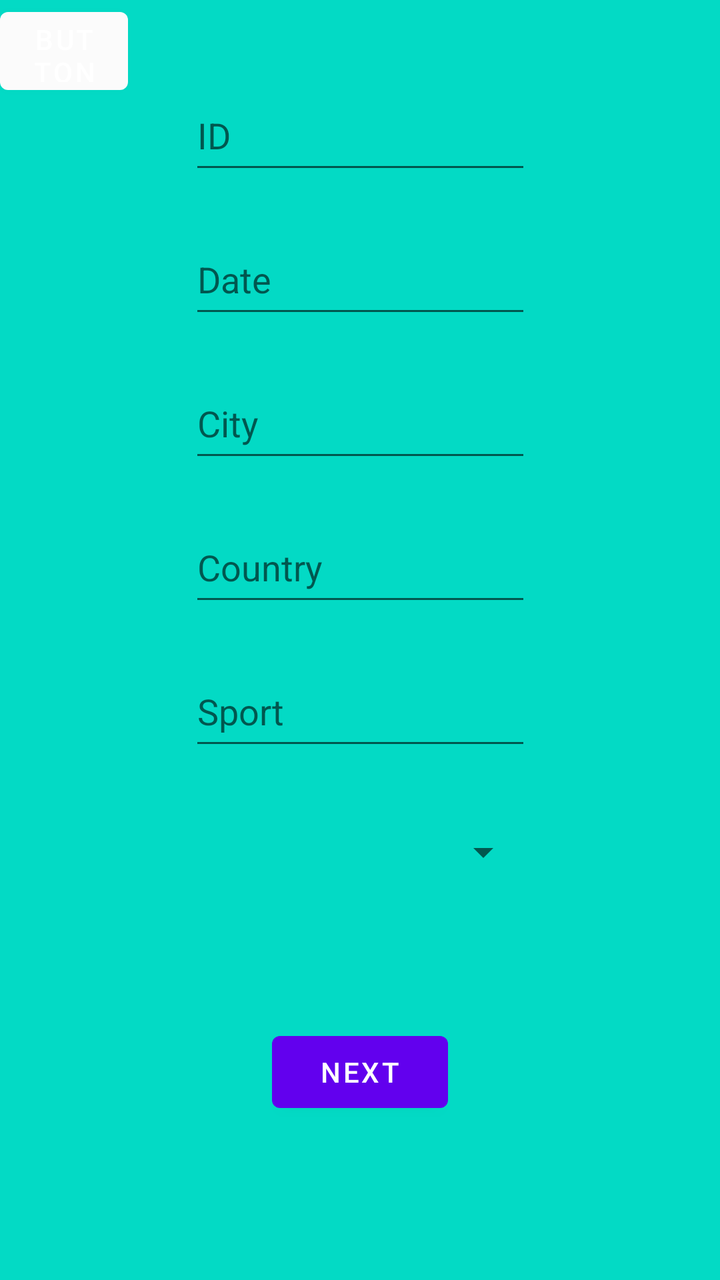
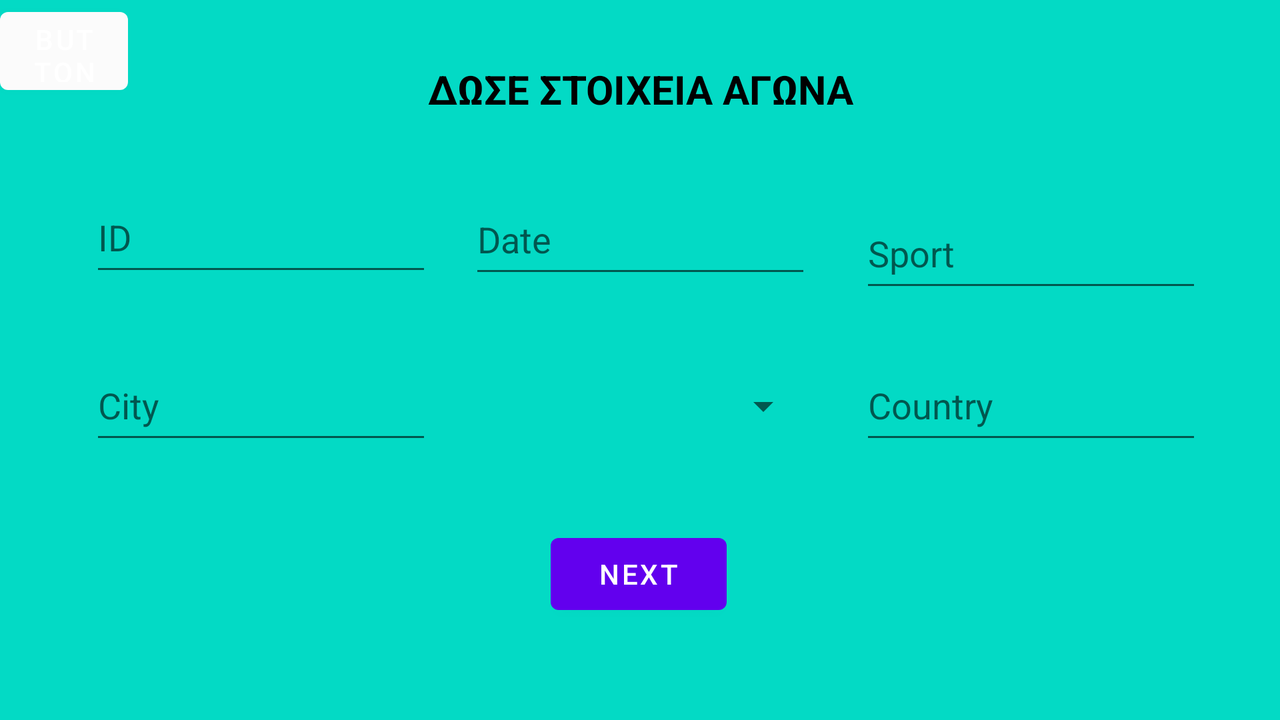

An Android layout and its configuration variant, each rendered on a device that would load it. The default file and the variant file are quoted in full after the pictures.
<!-- AndroidManifest.xml: application theme Theme.Ergasia -->
<!-- res/layout/fragment_insert_game.xml -->
<?xml version="1.0" encoding="utf-8"?>
<FrameLayout xmlns:android="http://schemas.android.com/apk/res/android"
    xmlns:app="http://schemas.android.com/apk/res-auto"
    xmlns:tools="http://schemas.android.com/tools"
    android:layout_width="match_parent"
    android:layout_height="match_parent"
    tools:context=".InsertGameFragment">

    <androidx.constraintlayout.widget.ConstraintLayout
        android:layout_width="match_parent"
        android:layout_height="match_parent"
        android:background="@color/teal_200">



        <EditText
            android:id="@+id/editTextTextPersonName3"
            android:layout_width="171dp"
            android:layout_height="52dp"
            android:layout_marginStart="160dp"
            android:layout_marginLeft="160dp"
            android:layout_marginTop="112dp"
            android:layout_marginEnd="160dp"
            android:layout_marginRight="160dp"
            android:ems="10"
            android:hint="Date"
            android:inputType="textPersonName"
            app:layout_constraintEnd_toEndOf="parent"
            app:layout_constraintStart_toStartOf="parent"
            app:layout_constraintTop_toTopOf="parent" />

        <EditText
            android:id="@+id/editTextTextPersonName4"
            android:layout_width="171dp"
            android:layout_height="52dp"
            android:layout_marginStart="160dp"
            android:layout_marginLeft="160dp"
            android:layout_marginTop="20dp"
            android:layout_marginEnd="160dp"
            android:layout_marginRight="160dp"
            android:ems="10"
            android:inputType="textPersonName"
            android:hint="City"
            app:layout_constraintEnd_toEndOf="parent"
            app:layout_constraintStart_toStartOf="parent"
            app:layout_constraintTop_toBottomOf="@+id/editTextTextPersonName3" />

        <EditText
            android:id="@+id/editTextTextPersonName5"
            android:layout_width="171dp"
            android:layout_height="52dp"
            android:layout_marginStart="160dp"
            android:layout_marginLeft="160dp"
            android:layout_marginTop="20dp"
            android:layout_marginEnd="160dp"
            android:layout_marginRight="160dp"
            android:ems="10"
            android:inputType="textPersonName"
            android:hint="Country"
            app:layout_constraintEnd_toEndOf="parent"
            app:layout_constraintStart_toStartOf="parent"
            app:layout_constraintTop_toBottomOf="@+id/editTextTextPersonName4" />

        <EditText
            android:id="@+id/editTextTextPersonName6"
            android:layout_width="171dp"
            android:layout_height="52dp"
            android:layout_marginStart="160dp"
            android:layout_marginLeft="160dp"
            android:layout_marginTop="20dp"
            android:layout_marginEnd="160dp"
            android:layout_marginRight="160dp"
            android:ems="10"
            android:inputType="textPersonName"
            android:hint="Sport"
            app:layout_constraintEnd_toEndOf="parent"
            app:layout_constraintStart_toStartOf="parent"
            app:layout_constraintTop_toBottomOf="@+id/editTextTextPersonName5" />

        <Spinner
            android:id="@+id/spinner"
            android:layout_width="171dp"
            android:layout_height="52dp"
            android:layout_marginStart="160dp"
            android:layout_marginLeft="160dp"
            android:layout_marginTop="20dp"
            android:layout_marginEnd="160dp"
            android:layout_marginRight="160dp"
            app:layout_constraintEnd_toEndOf="parent"
            app:layout_constraintStart_toStartOf="parent"
            app:layout_constraintTop_toBottomOf="@+id/editTextTextPersonName6" />

        <Button
            android:id="@+id/buttonNext"
            android:layout_width="wrap_content"
            android:layout_height="wrap_content"
            android:layout_marginStart="160dp"
            android:layout_marginLeft="160dp"
            android:layout_marginTop="60dp"
            android:layout_marginEnd="160dp"
            android:layout_marginRight="160dp"
            android:text="NEXT"
            app:layout_constraintEnd_toEndOf="parent"
            app:layout_constraintStart_toStartOf="parent"
            app:layout_constraintTop_toBottomOf="@+id/spinner" />

        <EditText
            android:id="@+id/editTextTextPersonName7"
            android:layout_width="171dp"
            android:layout_height="52dp"
            android:layout_marginStart="160dp"
            android:layout_marginLeft="160dp"
            android:layout_marginTop="40dp"
            android:layout_marginEnd="160dp"
            android:layout_marginRight="160dp"
            android:layout_marginBottom="20dp"
            android:ems="10"
            android:hint="ID"
            android:inputType="textPersonName"
            app:layout_constraintBottom_toTopOf="@+id/editTextTextPersonName3"
            app:layout_constraintEnd_toEndOf="parent"
            app:layout_constraintStart_toStartOf="parent"
            app:layout_constraintTop_toTopOf="parent" />
        <Button
            android:id="@+id/backInsGame"
            android:layout_width="64dp"
            android:layout_height="51dp"
            android:text="Button"
            app:backgroundTint="#FBFBFB"
            app:icon="@drawable/ic_baseline_arrow_back_24"
            app:iconTint="#090404"
            app:layout_constraintStart_toStartOf="parent"
            app:layout_constraintTop_toTopOf="parent" />

    </androidx.constraintlayout.widget.ConstraintLayout>
</FrameLayout>
<!-- resources referenced by this layout -->
<resources>
  <color name="teal_200">#FF03DAC5</color>
  <style name="Theme.Ergasia" parent="Theme.MaterialComponents.DayNight.DarkActionBar">
          
          <item name="colorPrimary">@color/purple_500</item>
          <item name="colorPrimaryVariant">@color/purple_700</item>
          <item name="colorOnPrimary">@color/white</item>
          
          <item name="colorSecondary">@color/teal_200</item>
          <item name="colorSecondaryVariant">@color/teal_700</item>
          <item name="colorOnSecondary">@color/black</item>
          
          <item name="android:statusBarColor" tools:targetApi="l">?attr/colorPrimaryVariant</item>
          
      </style>
  <color name="purple_500">#FF6200EE</color>
  <color name="purple_700">#FF3700B3</color>
  <color name="white">#FFFFFFFF</color>
  <color name="teal_700">#FF018786</color>
  <color name="black">#FF000000</color>
</resources>
<!-- res/layout-land/fragment_insert_game.xml (the repository's variant of the layout above) -->
<!-- drawn on the phone turned sideways -->
<?xml version="1.0" encoding="utf-8"?>
<FrameLayout xmlns:android="http://schemas.android.com/apk/res/android"
    xmlns:app="http://schemas.android.com/apk/res-auto"
    xmlns:tools="http://schemas.android.com/tools"
    android:layout_width="match_parent"
    android:layout_height="match_parent"
    tools:context=".InsertGameFragment">

    <androidx.constraintlayout.widget.ConstraintLayout
        android:layout_width="match_parent"
        android:layout_height="match_parent"
        android:background="@color/teal_200">


        <TextView
            android:id="@+id/textView3"
            android:layout_width="match_parent"
            android:layout_height="wrap_content"
            android:layout_marginStart="8dp"
            android:layout_marginTop="20dp"
            android:layout_marginEnd="8dp"
            android:layout_marginBottom="60dp"
            android:text="ΔΩΣΕ ΣΤΟΙΧΕΙΑ ΑΓΩΝΑ"
            android:textAlignment="center"
            android:textColor="@color/black"
            android:textSize="20sp"
            android:textStyle="bold"
            app:layout_constraintBottom_toBottomOf="parent"
            app:layout_constraintEnd_toEndOf="parent"
            app:layout_constraintHorizontal_bias="0.0"
            app:layout_constraintStart_toStartOf="parent"
            app:layout_constraintTop_toTopOf="parent"
            app:layout_constraintVertical_bias="0.043" />

        <EditText
            android:id="@+id/editTextTextPersonName3"
            android:layout_width="171dp"
            android:layout_height="52dp"
            android:layout_marginTop="61dp"
            android:ems="10"
            android:hint="Date"
            android:inputType="textPersonName"
            app:layout_constraintEnd_toEndOf="parent"
            app:layout_constraintStart_toStartOf="parent"
            app:layout_constraintTop_toTopOf="@+id/textView3" />

        <EditText
            android:id="@+id/editTextTextPersonName4"
            android:layout_width="171dp"
            android:layout_height="52dp"
            android:layout_marginTop="144dp"
            android:ems="10"
            android:hint="City"
            android:inputType="textPersonName"
            app:layout_constraintEnd_toEndOf="parent"
            app:layout_constraintHorizontal_bias="0.096"
            app:layout_constraintStart_toStartOf="parent"
            app:layout_constraintTop_toTopOf="@+id/textView3" />

        <EditText
            android:id="@+id/editTextTextPersonName5"
            android:layout_width="171dp"
            android:layout_height="52dp"
            android:layout_marginTop="144dp"
            android:ems="10"
            android:hint="Country"
            android:inputType="textPersonName"
            app:layout_constraintEnd_toEndOf="parent"
            app:layout_constraintHorizontal_bias="0.917"
            app:layout_constraintStart_toStartOf="parent"
            app:layout_constraintTop_toTopOf="@+id/textView3" />

        <EditText
            android:id="@+id/editTextTextPersonName6"
            android:layout_width="171dp"
            android:layout_height="52dp"
            android:layout_marginTop="68dp"
            android:ems="10"
            android:hint="Sport"
            android:inputType="textPersonName"
            app:layout_constraintEnd_toEndOf="parent"
            app:layout_constraintHorizontal_bias="0.917"
            app:layout_constraintStart_toStartOf="parent"
            app:layout_constraintTop_toTopOf="@+id/textView3" />

        <Spinner
            android:id="@+id/spinner"
            android:layout_width="171dp"
            android:layout_height="52dp"
            android:layout_marginTop="146dp"
            app:layout_constraintEnd_toEndOf="parent"
            app:layout_constraintStart_toStartOf="parent"
            app:layout_constraintTop_toTopOf="@+id/textView3" />

        <Button
            android:id="@+id/buttonNext"
            android:layout_width="wrap_content"
            android:layout_height="wrap_content"
            android:layout_marginTop="232dp"
            android:text="NEXT"
            app:layout_constraintEnd_toEndOf="parent"
            app:layout_constraintHorizontal_bias="0.499"
            app:layout_constraintStart_toStartOf="parent"
            app:layout_constraintTop_toTopOf="@+id/textView3" />

        <EditText
            android:id="@+id/editTextTextPersonName7"
            android:layout_width="171dp"
            android:layout_height="52dp"
            android:layout_marginTop="60dp"
            android:ems="10"
            android:hint="ID"
            android:inputType="textPersonName"
            app:layout_constraintEnd_toEndOf="parent"
            app:layout_constraintHorizontal_bias="0.096"
            app:layout_constraintStart_toStartOf="parent"
            app:layout_constraintTop_toTopOf="@+id/textView3" />

        <Button
            android:id="@+id/backInsGame"
            android:layout_width="64dp"
            android:layout_height="51dp"
            android:text="Button"
            app:backgroundTint="#FBFBFB"
            app:icon="@drawable/ic_baseline_arrow_back_24"
            app:iconTint="#090404"
            app:layout_constraintStart_toStartOf="parent"
            app:layout_constraintTop_toTopOf="parent" />

    </androidx.constraintlayout.widget.ConstraintLayout>
</FrameLayout>
<!-- resources referenced by the variant -->
<!-- as the phone turned sideways resolves them -->
<resources>
  <color name="black">#FF000000</color>
  <color name="teal_200">#FF03DAC5</color>
  <style name="Theme.Ergasia" parent="Theme.MaterialComponents.DayNight.DarkActionBar">
          
          <item name="colorPrimary">@color/purple_500</item>
          <item name="colorPrimaryVariant">@color/purple_700</item>
          <item name="colorOnPrimary">@color/white</item>
          
          <item name="colorSecondary">@color/teal_200</item>
          <item name="colorSecondaryVariant">@color/teal_700</item>
          <item name="colorOnSecondary">@color/black</item>
          
          <item name="android:statusBarColor" tools:targetApi="l">?attr/colorPrimaryVariant</item>
          
      </style>
  <color name="purple_500">#FF6200EE</color>
  <color name="purple_700">#FF3700B3</color>
  <color name="white">#FFFFFFFF</color>
  <color name="teal_700">#FF018786</color>
</resources>
